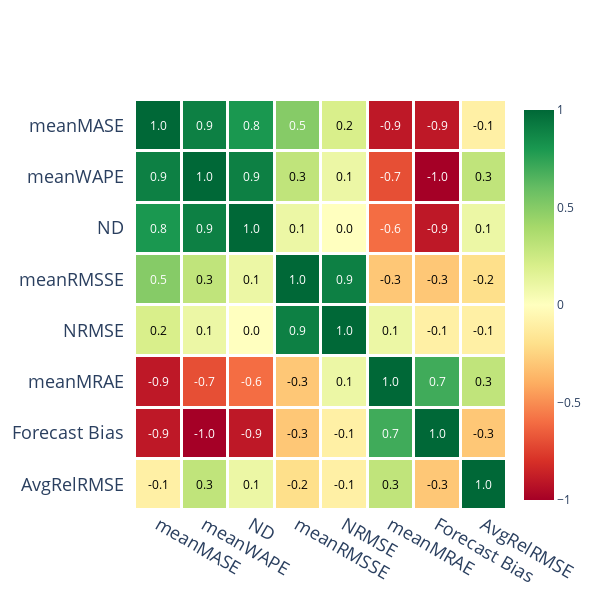

The notebook cell saved with this chart:
### Code cell
#Plotting an annotated heatmap
font_size = 18
corr_df = rank_df[cols].corr(method="pearson")
# to mask upper triangle
# mask = np.triu(np.ones_like(corr_df, dtype=np.bool))
# corr_df = corr_df.mask(mask)

fig = ff.create_annotated_heatmap(
    z=corr_df.to_numpy().round(2),
    x=list(corr_df.index.values),
    y=list(corr_df.columns.values),
    xgap=3,
    ygap=3,
    zmin=-1,
    zmax=1,
    colorscale="RdYlGn",
    showscale=True,
    colorbar_thickness=30,
    colorbar_ticklen=3,
)
fig.update_layout(
    # title_text="Spearman's Correlation between <br> Aggregate Rankings of Forecast Methods",
    title_x=0.5,
    titlefont={"size": 24},
    width=600,
    height=600,
    xaxis_showgrid=False,
    xaxis={"side": "bottom", "tickfont":dict(size=font_size)},
    yaxis_showgrid=False,
    yaxis_autorange="reversed",
    template="plotly_white",
    yaxis=dict(
        tickfont=dict(size=font_size),
    ))
# NaN values are not handled automatically and are displayed in the figure
# So we need to get rid of the text manually
# Also annotation color needs to be switched to black when value is less than 0,5
# for better visibility
for i in range(len(fig.layout.annotations)):
    if fig.layout.annotations[i].text == "nan":
        fig.layout.annotations[i].text = ""
    try:
        annot = float(fig.layout.annotations[i].text)
        if abs(annot) < 0.5:
            fig.layout.annotations[i].font = {"color": "#000000"}
    except ValueError:
        pass
fig.write_image(f"imgs/chapter_17/aggregate_metric_correlation.png")
fig.show()

### Figure 1 — Plotly figure (JSON) as saved in the notebook; plotly's stock layout.template omitted (floating-point values rounded to 4 significant figures)
{"data": [{"colorbar": {"thickness": 30, "ticklen": 3}, "colorscale": [[0, "rgb(165,0,38)"], [0.1, "rgb(215,48,39)"], [0.2, "rgb(244,109,67)"], [0.3, "rgb(253,174,97)"], [0.4, "rgb(254,224,139)"], [0.5, "rgb(255,255,191)"], [0.6, "rgb(217,239,139)"], [0.7, "rgb(166,217,106)"], [0.8, "rgb(102,189,99)"], [0.9, "rgb(26,152,80)"], [1, "rgb(0,104,55)"]], "reversescale": false, "showscale": true, "type": "heatmap", "x": ["meanMASE", "meanWAPE", "ND", "meanRMSSE", "NRMSE", "meanMRAE", "Forecast Bias", "AvgRelRMSE"], "xgap": 3, "y": ["meanMASE", "meanWAPE", "ND", "meanRMSSE", "NRMSE", "meanMRAE", "Forecast Bias", "AvgRelRMSE"], "ygap": 3, "z": [[1, 0.9, 0.8, 0.5, 0.2, -0.9, -0.9, -0.1], [0.9, 1, 0.9, 0.3, 0.1, -0.7, -1, 0.3], [0.8, 0.9, 1, 0.1, 0, -0.6, -0.9, 0.1], [0.5, 0.3, 0.1, 1, 0.9, -0.3, -0.3, -0.2], [0.2, 0.1, 0, 0.9, 1, 0.1, -0.1, -0.1], [-0.9, -0.7, -0.6, -0.3, 0.1, 1, 0.7, 0.3], [-0.9, -1, -0.9, -0.3, -0.1, 0.7, 1, -0.3], [-0.1, 0.3, 0.1, -0.2, -0.1, 0.3, -0.3, 1]], "zmax": 1, "zmin": -1}], "layout": {"annotations": [{"font": {"color": "#FFFFFF"}, "showarrow": false, "text": "1.0", "x": "meanMASE", "xref": "x", "y": "meanMASE", "yref": "y"}, {"font": {"color": "#FFFFFF"}, "showarrow": false, "text": "0.9", "x": "meanWAPE", "xref": "x", "y": "meanMASE", "yref": "y"}, {"font": {"color": "#FFFFFF"}, "showarrow": false, "text": "0.8", "x": "ND", "xref": "x", "y": "meanMASE", "yref": "y"}, {"font": {"color": "#FFFFFF"}, "showarrow": false, "text": "0.5", "x": "meanRMSSE", "xref": "x", "y": "meanMASE", "yref": "y"}, {"font": {"color": "#000000"}, "showarrow": false, "text": "0.2", "x": "NRMSE", "xref": "x", "y": "meanMASE", "yref": "y"}, {"font": {"color": "#FFFFFF"}, "showarrow": false, "text": "-0.9", "x": "meanMRAE", "xref": "x", "y": "meanMASE", "yref": "y"}, {"font": {"color": "#FFFFFF"}, "showarrow": false, "text": "-0.9", "x": "Forecast Bias", "xref": "x", "y": "meanMASE", "yref": "y"}, {"font": {"color": "#000000"}, "showarrow": false, "text": "-0.1", "x": "AvgRelRMSE", "xref": "x", "y": "meanMASE", "yref": "y"}, {"font": {"color": "#FFFFFF"}, "showarrow": false, "text": "0.9", "x": "meanMASE", "xref": "x", "y": "meanWAPE", "yref": "y"}, {"font": {"color": "#FFFFFF"}, "showarrow": false, "text": "1.0", "x": "meanWAPE", "xref": "x", "y": "meanWAPE", "yref": "y"}, {"font": {"color": "#FFFFFF"}, "showarrow": false, "text": "0.9", "x": "ND", "xref": "x", "y": "meanWAPE", "yref": "y"}, {"font": {"color": "#000000"}, "showarrow": false, "text": "0.3", "x": "meanRMSSE", "xref": "x", "y": "meanWAPE", "yref": "y"}, {"font": {"color": "#000000"}, "showarrow": false, "text": "0.1", "x": "NRMSE", "xref": "x", "y": "meanWAPE", "yref": "y"}, {"font": {"color": "#FFFFFF"}, "showarrow": false, "text": "-0.7", "x": "meanMRAE", "xref": "x", "y": "meanWAPE", "yref": "y"}, {"font": {"color": "#FFFFFF"}, "showarrow": false, "text": "-1.0", "x": "Forecast Bias", "xref": "x", "y": "meanWAPE", "yref": "y"}, {"font": {"color": "#000000"}, "showarrow": false, "text": "0.3", "x": "AvgRelRMSE", "xref": "x", "y": "meanWAPE", "yref": "y"}, {"font": {"color": "#FFFFFF"}, "showarrow": false, "text": "0.8", "x": "meanMASE", "xref": "x", "y": "ND", "yref": "y"}, {"font": {"color": "#FFFFFF"}, "showarrow": false, "text": "0.9", "x": "meanWAPE", "xref": "x", "y": "ND", "yref": "y"}, {"font": {"color": "#FFFFFF"}, "showarrow": false, "text": "1.0", "x": "ND", "xref": "x", "y": "ND", "yref": "y"}, {"font": {"color": "#000000"}, "showarrow": false, "text": "0.1", "x": "meanRMSSE", "xref": "x", "y": "ND", "yref": "y"}, {"font": {"color": "#000000"}, "showarrow": false, "text": "0.0", "x": "NRMSE", "xref": "x", "y": "ND", "yref": "y"}, {"font": {"color": "#FFFFFF"}, "showarrow": false, "text": "-0.6", "x": "meanMRAE", "xref": "x", "y": "ND", "yref": "y"}, {"font": {"color": "#FFFFFF"}, "showarrow": false, "text": "-0.9", "x": "Forecast Bias", "xref": "x", "y": "ND", "yref": "y"}, {"font": {"color": "#000000"}, "showarrow": false, "text": "0.1", "x": "AvgRelRMSE", "xref": "x", "y": "ND", "yref": "y"}, {"font": {"color": "#FFFFFF"}, "showarrow": false, "text": "0.5", "x": "meanMASE", "xref": "x", "y": "meanRMSSE", "yref": "y"}, {"font": {"color": "#000000"}, "showarrow": false, "text": "0.3", "x": "meanWAPE", "xref": "x", "y": "meanRMSSE", "yref": "y"}, {"font": {"color": "#000000"}, "showarrow": false, "text": "0.1", "x": "ND", "xref": "x", "y": "meanRMSSE", "yref": "y"}, {"font": {"color": "#FFFFFF"}, "showarrow": false, "text": "1.0", "x": "meanRMSSE", "xref": "x", "y": "meanRMSSE", "yref": "y"}, {"font": {"color": "#FFFFFF"}, "showarrow": false, "text": "0.9", "x": "NRMSE", "xref": "x", "y": "meanRMSSE", "yref": "y"}, {"font": {"color": "#000000"}, "showarrow": false, "text": "-0.3", "x": "meanMRAE", "xref": "x", "y": "meanRMSSE", "yref": "y"}, {"font": {"color": "#000000"}, "showarrow": false, "text": "-0.3", "x": "Forecast Bias", "xref": "x", "y": "meanRMSSE", "yref": "y"}, {"font": {"color": "#000000"}, "showarrow": false, "text": "-0.2", "x": "AvgRelRMSE", "xref": "x", "y": "meanRMSSE", "yref": "y"}, {"font": {"color": "#000000"}, "showarrow": false, "text": "0.2", "x": "meanMASE", "xref": "x", "y": "NRMSE", "yref": "y"}, {"font": {"color": "#000000"}, "showarrow": false, "text": "0.1", "x": "meanWAPE", "xref": "x", "y": "NRMSE", "yref": "y"}, {"font": {"color": "#000000"}, "showarrow": false, "text": "0.0", "x": "ND", "xref": "x", "y": "NRMSE", "yref": "y"}, {"font": {"color": "#FFFFFF"}, "showarrow": false, "text": "0.9", "x": "meanRMSSE", "xref": "x", "y": "NRMSE", "yref": "y"}, {"font": {"color": "#FFFFFF"}, "showarrow": false, "text": "1.0", "x": "NRMSE", "xref": "x", "y": "NRMSE", "yref": "y"}, {"font": {"color": "#000000"}, "showarrow": false, "text": "0.1", "x": "meanMRAE", "xref": "x", "y": "NRMSE", "yref": "y"}, {"font": {"color": "#000000"}, "showarrow": false, "text": "-0.1", "x": "Forecast Bias", "xref": "x", "y": "NRMSE", "yref": "y"}, {"font": {"color": "#000000"}, "showarrow": false, "text": "-0.1", "x": "AvgRelRMSE", "xref": "x", "y": "NRMSE", "yref": "y"}, {"font": {"color": "#FFFFFF"}, "showarrow": false, "text": "-0.9", "x": "meanMASE", "xref": "x", "y": "meanMRAE", "yref": "y"}, {"font": {"color": "#FFFFFF"}, "showarrow": false, "text": "-0.7", "x": "meanWAPE", "xref": "x", "y": "meanMRAE", "yref": "y"}, {"font": {"color": "#FFFFFF"}, "showarrow": false, "text": "-0.6", "x": "ND", "xref": "x", "y": "meanMRAE", "yref": "y"}, {"font": {"color": "#000000"}, "showarrow": false, "text": "-0.3", "x": "meanRMSSE", "xref": "x", "y": "meanMRAE", "yref": "y"}, {"font": {"color": "#000000"}, "showarrow": false, "text": "0.1", "x": "NRMSE", "xref": "x", "y": "meanMRAE", "yref": "y"}, {"font": {"color": "#FFFFFF"}, "showarrow": false, "text": "1.0", "x": "meanMRAE", "xref": "x", "y": "meanMRAE", "yref": "y"}, {"font": {"color": "#FFFFFF"}, "showarrow": false, "text": "0.7", "x": "Forecast Bias", "xref": "x", "y": "meanMRAE", "yref": "y"}, {"font": {"color": "#000000"}, "showarrow": false, "text": "0.3", "x": "AvgRelRMSE", "xref": "x", "y": "meanMRAE", "yref": "y"}, {"font": {"color": "#FFFFFF"}, "showarrow": false, "text": "-0.9", "x": "meanMASE", "xref": "x", "y": "Forecast Bias", "yref": "y"}, {"font": {"color": "#FFFFFF"}, "showarrow": false, "text": "-1.0", "x": "meanWAPE", "xref": "x", "y": "Forecast Bias", "yref": "y"}, {"font": {"color": "#FFFFFF"}, "showarrow": false, "text": "-0.9", "x": "ND", "xref": "x", "y": "Forecast Bias", "yref": "y"}, {"font": {"color": "#000000"}, "showarrow": false, "text": "-0.3", "x": "meanRMSSE", "xref": "x", "y": "Forecast Bias", "yref": "y"}, {"font": {"color": "#000000"}, "showarrow": false, "text": "-0.1", "x": "NRMSE", "xref": "x", "y": "Forecast Bias", "yref": "y"}, {"font": {"color": "#FFFFFF"}, "showarrow": false, "text": "0.7", "x": "meanMRAE", "xref": "x", "y": "Forecast Bias", "yref": "y"}, {"font": {"color": "#FFFFFF"}, "showarrow": false, "text": "1.0", "x": "Forecast Bias", "xref": "x", "y": "Forecast Bias", "yref": "y"}, {"font": {"color": "#000000"}, "showarrow": false, "text": "-0.3", "x": "AvgRelRMSE", "xref": "x", "y": "Forecast Bias", "yref": "y"}, {"font": {"color": "#000000"}, "showarrow": false, "text": "-0.1", "x": "meanMASE", "xref": "x", "y": "AvgRelRMSE", "yref": "y"}, {"font": {"color": "#000000"}, "showarrow": false, "text": "0.3", "x": "meanWAPE", "xref": "x", "y": "AvgRelRMSE", "yref": "y"}, {"font": {"color": "#000000"}, "showarrow": false, "text": "0.1", "x": "ND", "xref": "x", "y": "AvgRelRMSE", "yref": "y"}, {"font": {"color": "#000000"}, "showarrow": false, "text": "-0.2", "x": "meanRMSSE", "xref": "x", "y": "AvgRelRMSE", "yref": "y"}, {"font": {"color": "#000000"}, "showarrow": false, "text": "-0.1", "x": "NRMSE", "xref": "x", "y": "AvgRelRMSE", "yref": "y"}, {"font": {"color": "#000000"}, "showarrow": false, "text": "0.3", "x": "meanMRAE", "xref": "x", "y": "AvgRelRMSE", "yref": "y"}, {"font": {"color": "#000000"}, "showarrow": false, "text": "-0.3", "x": "Forecast Bias", "xref": "x", "y": "AvgRelRMSE", "yref": "y"}, {"font": {"color": "#FFFFFF"}, "showarrow": false, "text": "1.0", "x": "AvgRelRMSE", "xref": "x", "y": "AvgRelRMSE", "yref": "y"}], "height": 600, "title": {"font": {"size": 24}, "x": 0.5}, "width": 600, "xaxis": {"autorange": true, "dtick": 1, "gridcolor": "rgb(0, 0, 0)", "range": [-0.5, 7.5], "showgrid": false, "side": "bottom", "tickfont": {"size": 18}, "ticks": "", "type": "category"}, "yaxis": {"autorange": true, "dtick": 1, "range": [7.5, -0.5], "showgrid": false, "tickfont": {"size": 18}, "ticks": "", "ticksuffix": "  ", "type": "category"}}}
